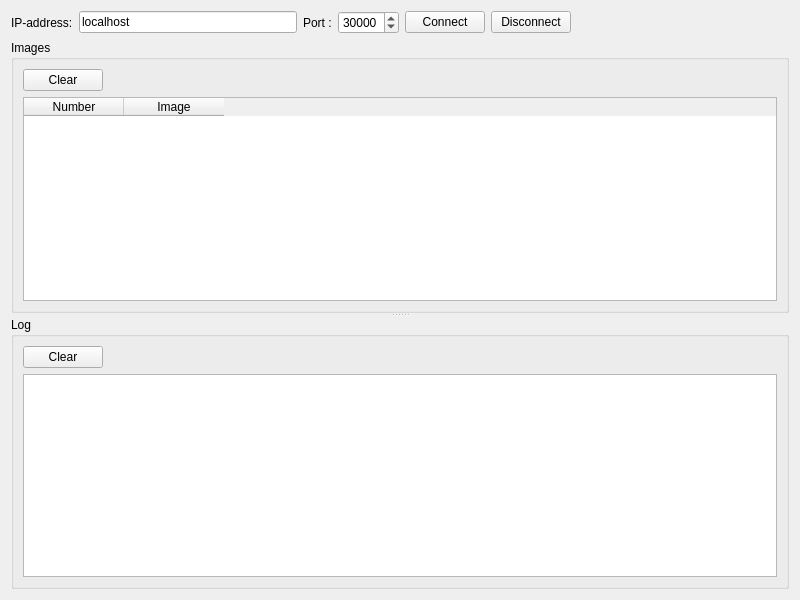
<?xml version="1.0" encoding="UTF-8"?>
<ui version="4.0">
 <class>MainWindow</class>
 <widget class="QWidget" name="MainWindow">
  <property name="geometry">
   <rect>
    <x>0</x>
    <y>0</y>
    <width>800</width>
    <height>600</height>
   </rect>
  </property>
  <property name="windowTitle">
   <string>Message Debugger</string>
  </property>
  <layout class="QVBoxLayout" name="verticalLayout_3">
   <item>
    <layout class="QHBoxLayout" name="horizontalLayout">
     <item>
      <widget class="QLabel" name="label">
       <property name="text">
        <string>IP-address:</string>
       </property>
      </widget>
     </item>
     <item>
      <widget class="QLineEdit" name="addressLineEdit">
       <property name="text">
        <string>localhost</string>
       </property>
       <property name="placeholderText">
        <string>127.0.0.1</string>
       </property>
      </widget>
     </item>
     <item>
      <widget class="QLabel" name="label_2">
       <property name="text">
        <string>Port :</string>
       </property>
      </widget>
     </item>
     <item>
      <widget class="QSpinBox" name="portSpinBox">
       <property name="minimum">
        <number>1</number>
       </property>
       <property name="maximum">
        <number>65535</number>
       </property>
       <property name="value">
        <number>30000</number>
       </property>
      </widget>
     </item>
     <item>
      <widget class="QPushButton" name="connectButton">
       <property name="text">
        <string>Connect</string>
       </property>
      </widget>
     </item>
     <item>
      <widget class="QPushButton" name="disconnectButton">
       <property name="text">
        <string>Disconnect</string>
       </property>
      </widget>
     </item>
     <item>
      <spacer name="horizontalSpacer">
       <property name="orientation">
        <enum>Qt::Horizontal</enum>
       </property>
       <property name="sizeHint" stdset="0">
        <size>
         <width>40</width>
         <height>20</height>
        </size>
       </property>
      </spacer>
     </item>
    </layout>
   </item>
   <item>
    <widget class="QSplitter" name="splitter">
     <property name="orientation">
      <enum>Qt::Vertical</enum>
     </property>
     <widget class="QGroupBox" name="groupBox">
      <property name="title">
       <string>Images</string>
      </property>
      <layout class="QVBoxLayout" name="verticalLayout_2">
       <item>
        <layout class="QHBoxLayout" name="horizontalLayout_2">
         <item>
          <widget class="QPushButton" name="clearImagesButton">
           <property name="text">
            <string>Clear</string>
           </property>
          </widget>
         </item>
         <item>
          <spacer name="horizontalSpacer_2">
           <property name="orientation">
            <enum>Qt::Horizontal</enum>
           </property>
           <property name="sizeHint" stdset="0">
            <size>
             <width>40</width>
             <height>20</height>
            </size>
           </property>
          </spacer>
         </item>
        </layout>
       </item>
       <item>
        <widget class="QTableWidget" name="imagesTableWidget">
         <column>
          <property name="text">
           <string>Number</string>
          </property>
         </column>
         <column>
          <property name="text">
           <string>Image</string>
          </property>
         </column>
        </widget>
       </item>
      </layout>
     </widget>
     <widget class="QGroupBox" name="groupBox_2">
      <property name="title">
       <string>Log</string>
      </property>
      <layout class="QVBoxLayout" name="verticalLayout">
       <item>
        <layout class="QHBoxLayout" name="horizontalLayout_3">
         <item>
          <widget class="QPushButton" name="clearLogButton">
           <property name="text">
            <string>Clear</string>
           </property>
          </widget>
         </item>
         <item>
          <spacer name="horizontalSpacer_3">
           <property name="orientation">
            <enum>Qt::Horizontal</enum>
           </property>
           <property name="sizeHint" stdset="0">
            <size>
             <width>40</width>
             <height>20</height>
            </size>
           </property>
          </spacer>
         </item>
        </layout>
       </item>
       <item>
        <widget class="QPlainTextEdit" name="logTextEdit">
         <property name="readOnly">
          <bool>true</bool>
         </property>
        </widget>
       </item>
      </layout>
     </widget>
    </widget>
   </item>
  </layout>
 </widget>
 <resources/>
 <connections/>
</ui>
